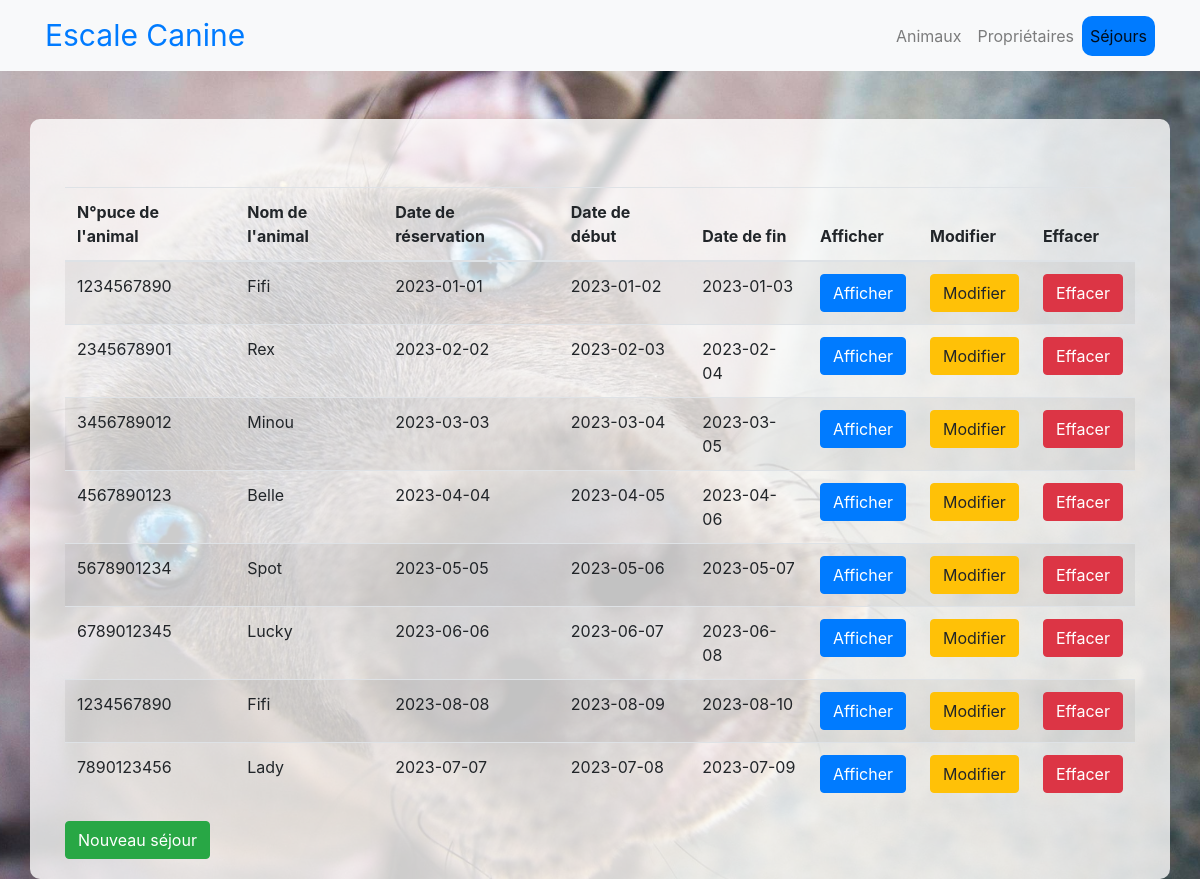
The page /stays on the database as committed earlier.
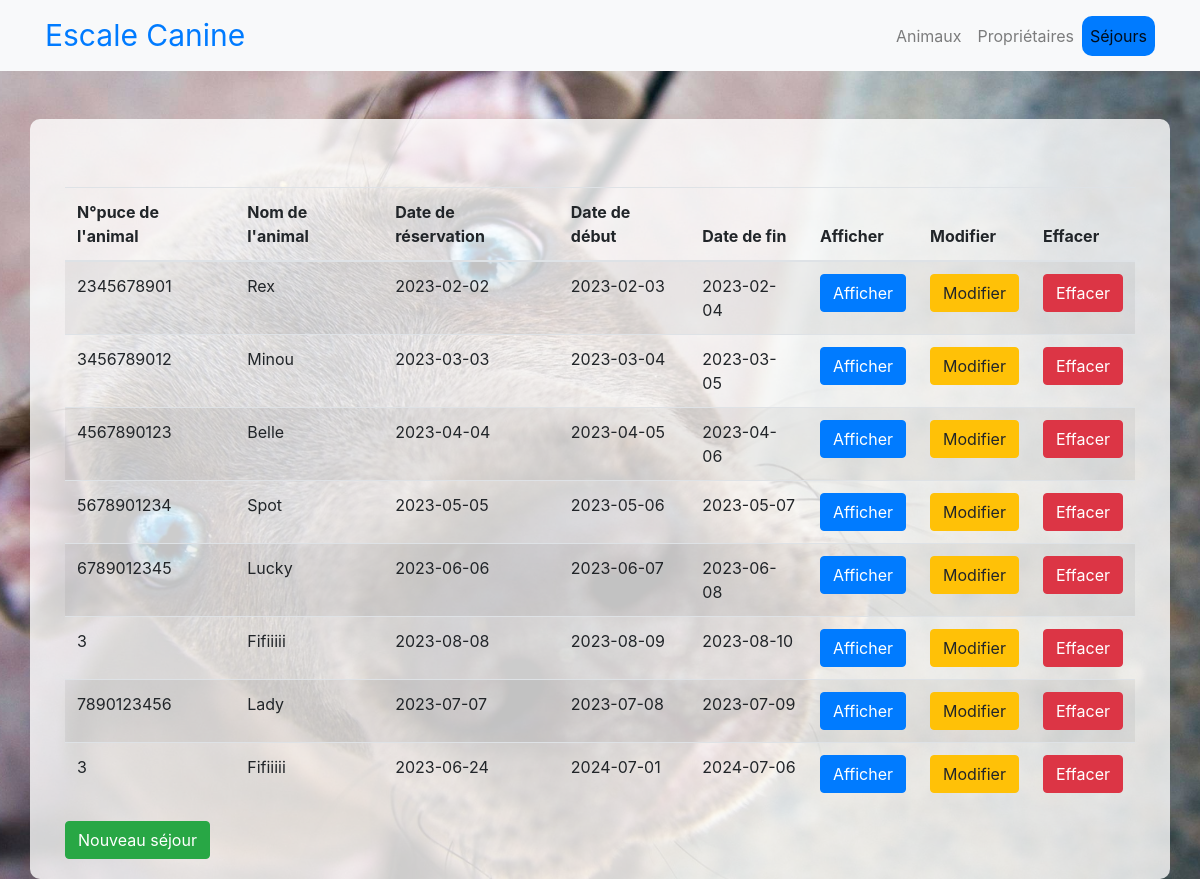
The same page on the database as committed later.
### tables this page shows
CREATE TABLE `stays` (
  `id` int NOT NULL,
  `reservation_date` date NOT NULL,
  `start_date` date NOT NULL,
  `end_date` date NOT NULL,
  `animal_id` int NOT NULL
);

CREATE TABLE `animals` (
  `id` int NOT NULL,
  `name` varchar(255) NOT NULL,
  `sex` enum('M','F') NOT NULL,
  `sterilized` tinyint(1) NOT NULL,
  `birth_date` date NOT NULL,
  `chip_id` varchar(255) NOT NULL,
  `owner_id` int NOT NULL,
  `parent_id` int DEFAULT NULL
);

### controllers/StayController.php (called while the page is built, shortened)
<?php
class StayController
{
    public function index()
    {
        $stays = Stay::all();
        $animals = Animal::all();
        $animalsById = [];
        foreach ($animals as $animal) {
            $animalsById[$animal->id] = $animal;
        }
        include '../views/stays/list.php';
    }
}

### public/index.php (called while the page is built, shortened)
<?php
$router = new Router($_SERVER["REQUEST_URI"]);

### models/dao/DAO.php (called while the page is built, shortened)
<?php
abstract class DAO
{
    protected $table;
    public function __construct($table)
    {
        $this->table = $table;
    }
    public function connect()
    {
        $this->db = new PDO('mysql:host=localhost;dbname=devSGBD', 'root', 'toto');
        $this->db->setAttribute(PDO::ATTR_ERRMODE, PDO::ERRMODE_EXCEPTION);
    }
    public function fetch_all()
    {
        $statement = $this->db->prepare("SELECT * FROM {$this->table}");
        try {
            $statement->execute();
            $results = $statement->fetchAll(PDO::FETCH_ASSOC);
            if ($results) {
                $list = [];
                foreach ($results as $result) {
                    array_push($list, $this->create($result));
                }
                return $list;
            }
            return false;
        } catch (PDOException $exception) {
            var_dump($exception);
        }
    }
}

### models/entities/Entity.php (called while the page is built, shortened)
<?php
abstract class Entity
{
    public function __get($prop)
    {
        if (property_exists($this, $prop)) {
            return $this->$prop;
        }
    }
    public static function all()
    {
        return (new static::$dao())->fetch_all();
    }
}

### models/dao/StayDAO.php (called while the page is built, shortened)
<?php
class StayDAO extends DAO {
    public function create ($data)
    {
        return new Stay(
            $data["id"] ?? false,
            $data["reservation_date"] ?? false,
            $data["start_date"] ?? false,
            $data["end_date"] ?? false,
            $data["animal_id"] ?? false
        );
    }
}

### models/dao/AnimalDAO.php (called while the page is built, shortened)
<?php
class AnimalDAO extends DAO {
    public function create ($data)
    {
        return new Animal(
            $data["id"] ?? false,
            $data["name"] ?? false,
            $data["sex"] ?? false,
            $data["sterilized"] ?? false,
            $data["birth_date"] ?? false,
            $data["chip_id"] ?? false,
            $data["owner_id"] ?? false,
            $data["parent_id"] ?? false
        );
    }
}

### models/entities/Stay.php (called while the page is built, shortened)
<?php
class Stay extends Entity
{
    public function __construct($id, $reservation_date, $start_date, $end_date, $animal_id)
    {
        $this->id = $id;
        $this->reservation_date = $reservation_date;
        $this->start_date = $start_date;
        $this->end_date = $end_date;
        $this->animal_id = $animal_id;
    }
}

### models/entities/Animal.php (called while the page is built, shortened)
<?php
class Animal extends Entity
{
    public function __construct($id, $name, $sex, $sterilized, $birth_date, $chip_id, $owner_id, $parent_id = null)
    {
        $this->name = $name;
        $this->chip_id = $chip_id;
    }
}

### views/stays/list.php (the view, shortened to what this page needs)
<?php $currentPage = 'stays';
   include('../views/layout/top.php'); ?>
<div class="container mt-5">
   <table class="table table-striped table-hover">
      <thead>
         <tr>
            <th>N°puce de l'animal</th>
            <th>Nom de l'animal</th>
            <th>Date de réservation</th>
            <th>Date de début</th>
            <th>Date de fin</th>
            <th>Afficher</th>
            <th>Modifier</th>
            <th>Effacer</th>
         </tr>
      </thead>
      <tbody>
         <?php foreach($stays as $stay): ?>
         <tr>
            <td><?= $animalsById[$stay->animal_id]->chip_id; ?></td>
            <td><?= $animalsById[$stay->animal_id]->name; ?></td>
            <td><?= $stay->reservation_date; ?></td>
            <td><?= $stay->start_date; ?></td>
            <td><?= $stay->end_date; ?></td>
            <td><button class="btn btn-primary  xhr show" _id="<?= $stay->id; ?>">Afficher</button></td>
            <td><button class="btn btn-warning  xhr edit" _id="<?= $stay->id; ?>">Modifier</button></td>
            <td><button class="btn btn-danger xhr delete" _id="<?= $stay->id; ?>">Effacer</button></td>
         </tr>
         <?php endforeach; ?>
      </tbody>
   </table>
   <button class="btn btn-success xhr create">Nouveau séjour</button>
</div>
<?php include('../views/layout/bottom.php'); ?>

### routing/Router.php (shortened to what this page needs)
<?php
class Router
{
    private $data;
    private $action = false;
    private $id = false;
    public function __construct($url)
    {
        $this->post = $_POST;
        $this->get = $_GET;
        $this->data = count($this->post) ? $this->post : $this->get;
        $this->run();
    }
    private function detect_action()
    {
        return $this->action = "index";
    }
    private function run()
    {
        $this->controller = new $this->controller();
        if ($this->id && !$this->data) {
            $this->controller->{$this->action}($this->id);
        } elseif (!$this->id && $this->data) {
            $this->controller->{$this->action}($this->data);
        } elseif ($this->id && $this->data) {
            $this->controller->{$this->action}($this->id, $this->data);
        } else {
            $this->controller->{$this->action}();
        }
    }
}

### views/layout/top.php (shortened to what this page needs)
<!DOCTYPE html>
<html lang="en">
   <head>
      <link href="https://stackpath.bootstrapcdn.com/bootstrap/4.3.1/css/bootstrap.min.css" rel="stylesheet">
      <link rel="stylesheet" href="https://cdnjs.cloudflare.com/ajax/libs/animate.css/4.1.1/animate.min.css"/>
   </head>
   <body>
      <nav class="navbar navbar-expand-lg navbar-light bg-light">
         <div class="container">
            <a class="navbar-brand" href="/owners">Escale Canine</a>
            <div class="collapse navbar-collapse">
               <ul class="navbar-nav ml-auto">
                  <li class="nav-item">
                     <a class="nav-link <?= $currentPage === 'animals' ? 'active' : ''; ?>" href="/animals">Animaux</a>
                  </li>
                  <li class="nav-item">
                     <a class="nav-link <?= $currentPage === 'owners' ? 'active' : ''; ?>" href="/owners">Propriétaires</a>
                  </li>
                  <li class="nav-item">
                     <a class="nav-link <?= $currentPage === 'stays' ? 'active' : ''; ?>" href="/stays">Séjours</a>
                  </li>
               </ul>
            </div>
         </div>
      </nav>
      <div class="container content mt-5">

### views/layout/bottom.php (shortened to what this page needs)
</div>
    </body>
</html>

### views/layout/top.php (style rules this page uses)
body { background: url('/images/wallpaper2.jpg') no-repeat center center fixed; background-size: cover; }
.content { background-color: rgba(255, 255, 255, 0.8); padding: 20px; border-radius: 10px; }
.navbar .navbar-brand { font-size: 30px; color: #007bff; }
.navbar .nav-link.active { color: white; background-color: #007bff; border-radius: 10px; }

Rows that differ between the two databases and show on the page:
removed stays: animal.chip_id "1234567890", animal.name "Fifi", reservation_date "2023-01-01", start_date "2023-01-02", end_date "2023-01-03"
changed through a linked row, stays (number 6 of 8 on the later page): animal.chip_id "1234567890" → "3"; animal.name "Fifi" → "Fifiiiii"
added stays: animal.chip_id "3", animal.name "Fifiiiii", reservation_date "2023-06-24", start_date "2024-07-01", end_date "2024-07-06"
